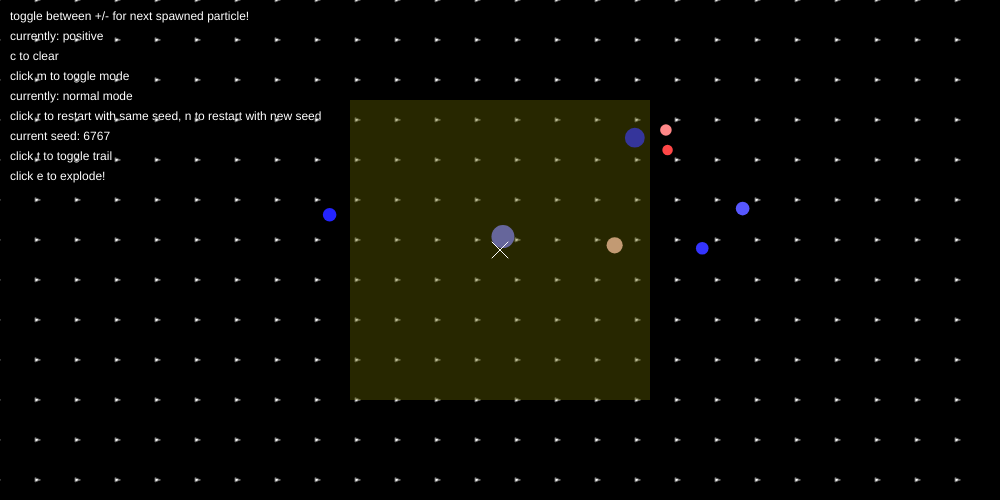
Frame 1 (no input)
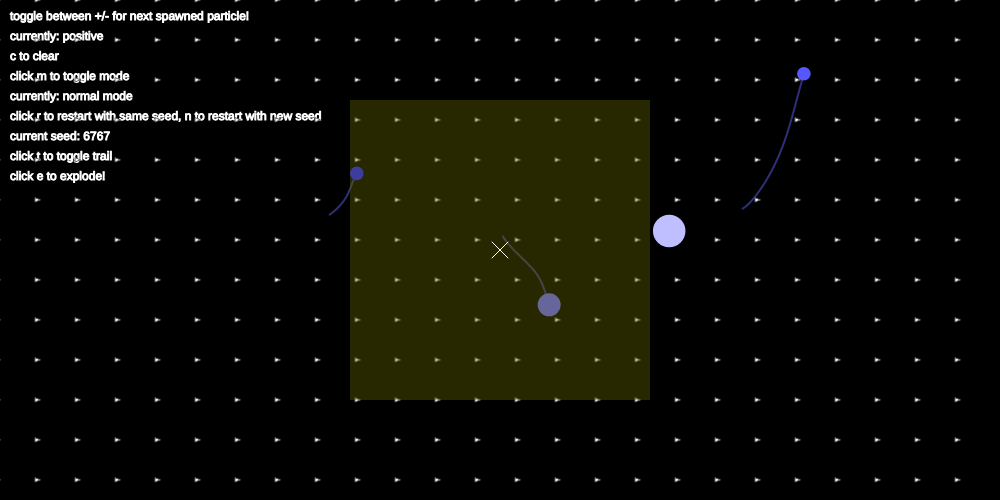
Frame 60 (no input)
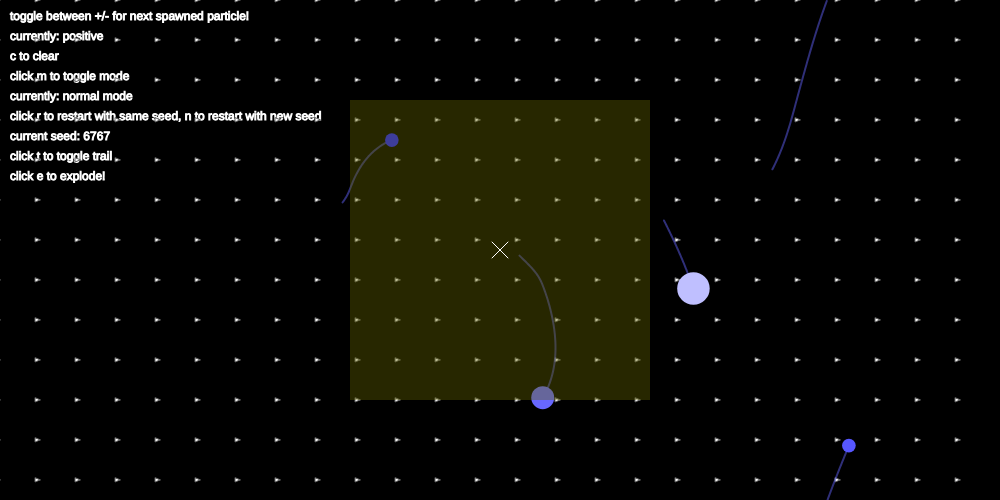
Frame 120 (the mouse pressed at the canvas centre since frame 60)

The p5.js sketch that drew these frames (run headless with seeded random() and noise() and a simulated clock; from frame 60 on, the mouse is pressed at the canvas centre):

// p5.js sketch
// ── sketch.js
// class lists

let particles = [];
let mfields = [];

// seed

let seed_curr = 6767;

// mode

let trail = true;
let jiggle = false;

// constants

let G = 0.67;
let E = 6.7*2/3;
let F = 0.1;
let safety = 25;

// user control checks

let positive = true; //check whether next spawn is positive or negative...
let field;
let tfield;
let dragStart;
let dragging = false;



function setup() {
  createCanvas(1000, 500);
  field = createVector(0, 0);
  tfield = createVector(0, 0);
  dragStart = createVector(0, 0);
  initSimulation();
}

function draw() {
  background(0);
  fill('white');
  text('toggle between +/- for next spawned particle!', 10, 20);
  if (positive) {
    text('currently: positive', 10, 40);
  } else {
    text('currently: negative', 10, 40);
  }
  text('c to clear', 10, 60);
  text('click m to toggle mode', 10, 80);
  if (jiggle) {
    text('currently: jiggle mode', 10, 100);
  } else {
    text('currently: normal mode', 10, 100);
  }
  text('click r to restart with same seed, n to restart with new seed', 10, 120);
  text('current seed: ' + seed_curr, 10, 140);
  text('click t to toggle trail', 10, 160);
  text('click e to explode!', 10, 180);
  
  drawField();
  
  // merging
  
  for (let i = particles.length - 1; i >= 0; i--) {
    for (let j = i - 1; j >= 0; j--) {

      let d = p5.Vector.dist(
        particles[i].pos,
        particles[j].pos
      );

      if (d < particles[i].r + particles[j].r) {

        let totalMass =
          particles[i].m + particles[j].m;

        let newCharge =
          particles[i].c + particles[j].c;

        let newPos =
          p5.Vector.add(
            particles[i].pos,
            particles[j].pos
          ).div(2);

        let merged =
          new Particle(
            totalMass,
            newCharge,
            2*sqrt(particles[i].r * particles[i].r + particles[j].r * particles[j].r),
            newPos.x,
            newPos.y
          );

        merged.vel =
          p5.Vector.add(
            particles[i].vel.copy().mult(particles[i].m),
            particles[j].vel.copy().mult(particles[j].m)
          ).div(totalMass);

        particles.splice(i,1);
        particles.splice(j,1);

        particles.push(merged);

        break;
      }
    }
  }
  
  // interparticle forces + user field force
  
  for (let i = 0; i < particles.length; i++) {
    for (let j = 0; j < particles.length; j++) {
      if (i !== j) {
        let grav = particles[j].calcG(particles[i]);
        let elec = particles[j].calcE(particles[i]);
        particles[i].applyForce(grav);
        particles[i].applyForce(elec);
      }
    }
    if (dragging) {
      //field is tfield
      particles[i].applyForce(tfield);
    } else {
      //field is field
      particles[i].applyForce(field);
    }
  }
  
  // lorentz force, particle changes, display
  
  for (let particle of particles) {
    for (let mfield of mfields) {
      if (mfield.contains(particle)) {
        let lor = mfield.calcLor(particle);
        particle.applyForce(lor);
      }
    }
    particle.update();
    if (trail) {
      particle.showTrail();
    }
    particle.display();
    particle.drag();
  }
  for (let mfield of mfields) {
    mfield.display();
  }
}

function mousePressed() {
  dragStart.set(mouseX, mouseY);
  dragging = true;
}

function mouseReleased() {
  dragging = false;
  if (dist(dragStart.x, dragStart.y, mouseX, mouseY) < 5) {
    // represents a click, add new particle
    if (positive) {
      particles.push(new Particle(random(128, 256), random(0, 255), random(10,25), mouseX, mouseY));
    } else {
      particles.push(new Particle(random(128,256), random(-255, 0), random(10,25), mouseX, mouseY));
    }
  } else {
    //represents a drag, change field
    field = tfield.copy();
  }
}

function mouseDragged() {
  //constantly calculaing change in field while dragging to show how the field changes
  tfield = ((field.copy()).add(createVector(mouseX, mouseY).sub(dragStart))).div(8);
  tfield.setMag(constrain(tfield.mag(), 0, 8));
}

function keyPressed() {
  //keybinds
  if (key === '+') {
    positive = true;
  }
  if (key === '-') {
    positive = false;
  }
  if (key === 'c') {
    particles = [];
  }
  if (key === 'm') {
    jiggle = !jiggle;
    if (jiggle) {
      G = 0.67;
      E = 20;
      F = 0.2;
    } else {
      G = 0.67;
      E = 6.7*2/3;
      F = 0.1;
    }
  }
  if (key === 'r') {
    // restart with same seed
    initSimulation();
  }
  if (key === 'n') {
    // restart with new seed
    seed_curr = floor(random(1000000));
    initSimulation();
  }
  if (key === 't') {
    trail = !trail;
  }
  if (key === 'e') {
    let new_particles = [];
    for (let p of particles) {
      if (p.r < 4 || p.m < 4) continue;
      let angle = random(TWO_PI);
      let offset = p5.Vector.fromAngle(angle);
      offset.setMag(p.r);
      let p1 = new Particle(
        p.m / 4,
        Math.round(p.c / 2),
        p.r,
        p.pos.x + offset.x,
        p.pos.y + offset.y
      );
      let p2 = new Particle(
        p.m / 4,
        Math.round(p.c / 2),
        p.r,
        p.pos.x - offset.x,
        p.pos.y - offset.y
      );
      p1.vel = p.vel.copy();
      p2.vel = p.vel.copy();
      let kick = p5.Vector.fromAngle(angle);
      kick.setMag(2);
      p1.vel.add(kick);
      p2.vel.sub(kick);
      new_particles.push(p1);
      new_particles.push(p2);
    }

    particles = new_particles;
  }
}

function drawField() {
  // read the name
  let spacing = 40;

  stroke(100);
  strokeWeight(1);

  for (let x = 0; x < width; x += spacing) {
    for (let y = 0; y < height; y += spacing) {
      let pos = createVector(x, y);
      let f;
      if (dragging) {
        f = tfield.copy();
      } else {
        f = field.copy();
      }
      f.mult(4);
      push();
      translate(pos.x, pos.y);
      line(0, 0, f.x, f.y);
      rotate(f.heading());
      translate(f.mag(), 0);
      triangle(0, 0, -5, 2, -5, -2);
      pop();
    }
  }
}

// new seed
function initSimulation() {

  randomSeed(seed_curr);
  noiseSeed(seed_curr);

  particles = [];
  mfields = [];

  for (let i = 0; i < 8; i++) {
    particles.push(new Particle(random(128,256), random(-255,255), random(10,25), random(width/4,width*3/4), random(height/4,height*3/4)));
  }

  mfields.push(new Field(width/2-150, height/2-150, 300, 300, -0.02));
}

// ── mfield.js
// magnetic field

class Field {
  constructor(x, y, w, h, f) {
    this.x = x;
    this.y = y;
    this.w = w;
    this.h = h;
    this.f = f;
  }
  
  calcLor(other) {
    //lorentz force
    let force = createVector(
      other.vel.y,
      -other.vel.x
    );
    force.mult(this.f * -other.c);
    return force;
  }
  
  contains(other) {
    //check whether particle is inside
    return (
      other.pos.x > this.x &&
      other.pos.x < this.x + this.w &&
      other.pos.y > this.y &&
      other.pos.y < this.y + this.h
    );
  }
  
  display() {
    fill(100,100,0, 100);
    rect(this.x, this.y, this.w, this.h);

    let cx = this.x + this.w/2;
    let cy = this.y + this.h/2;
    
    stroke('white');
    fill('black');
    strokeWeight(1);
    
    // show direction of magnetic field    
    if (this.f > 0) {
      circle(cx, cy, 12);
    } else {
      line(cx - 8, cy - 8, cx + 8, cy + 8);
      line(cx + 8, cy - 8, cx - 8, cy + 8);
    }
  }
}

// ── particle.js
class Particle {
  constructor(m, c, s, x, y) {
    this.m = m;
    this.c = c;
    this.r = s/2;
    this.pos = createVector(x, y);
    this.vel = p5.Vector.random2D();
    this.acc = createVector(0, 0);
    this.trail = [];
  }
  
  applyForce(force) {
    // any force that acts on particle
    if (!isFinite(force.x) || !isFinite(force.y)) return;
    let a = p5.Vector.div(force, this.m);
    a.limit(100);
    this.acc.add(a);
  }
  
  calcG(other) {
    // gravitational force from other particles
    let dx = this.pos.x - other.pos.x;
    let dy = this.pos.y - other.pos.y;
    dx = dx - width * round(dx / width);
    dy = dy - height * round(dy / height);
    let dis = sqrt(dx*dx + dy*dy);
    let force = createVector(dx, dy);
    dis = max(dis, 5);
    force.normalize();
    let strength = (G*this.m*other.m)/(dis*dis + safety);
    force.mult(strength);
    return force;
  }
  
  calcE(other) {
    // electric force from other particles
    let dx = this.pos.x - other.pos.x;
    let dy = this.pos.y - other.pos.y;
    dx = dx - width * round(dx / width);
    dy = dy - height * round(dy / height);
    let dis = sqrt(dx*dx + dy*dy);
    let force = createVector(dx, dy);
    dis = max(dis, 5);
    force.normalize();
    let strength = (E*this.c*other.c*(-1))/(dis*dis + safety);
    force.mult(strength);
    return force;
  }
  
  update() {
    this.vel.add(this.acc);
    this.pos.add(this.vel);
    this.acc.mult(0);
    let tp = false;
    if (this.pos.x > width) {
      this.pos.x = 0; 
      tp = true;
    }
    if (this.pos.x < 0) {
      this.pos.x = width; 
      tp = true;
    }
    if (this.pos.y > height) {
      this.pos.y = 0; 
      tp = true;
    }
    if (this.pos.y < 0) {
      this.pos.y = height; 
      tp = true;
    }
    if (tp) this.trail.push(null);
    this.trail.push(this.pos.copy());
    if (this.trail.length > 100) {
      this.trail.shift();
    }
  }
  
  display() {
    strokeWeight(0);
    if (this.c >= 0) {
      fill(255, 255 - constrain(this.c, 0, 255), 255 - constrain(this.c, 0, 255))
    } else {
      fill(255 + constrain(this.c, -255, 0), 255 + constrain(this.c, -255, 0), 255)
    }
    ellipse(this.pos.x, this.pos.y, this.r*2);
  }
  
  drag() {
    // prevent slingshotting and extreme speeds, less chaotic
    let drag = this.vel.copy();
    if (this.vel.mag() < 0.0001) return;
    drag.mult(-1);
    drag.normalize();
    let speed = this.vel.mag();
    let dragMag = F * speed * speed;
    drag.mult(dragMag);
    this.applyForce(drag);
  }
  
  showTrail() {
    noFill();
    strokeWeight(2);
    if (this.c >= 0) {
      stroke(255, 100, 100, 120);
    } else {
      stroke(100, 100, 255, 120);
    }
    beginShape();
    for (let p of this.trail) {
      if (p === null) {
        endShape();
        beginShape();
        continue;
      }
      vertex(p.x, p.y);
    }
    endShape();
  }
}
